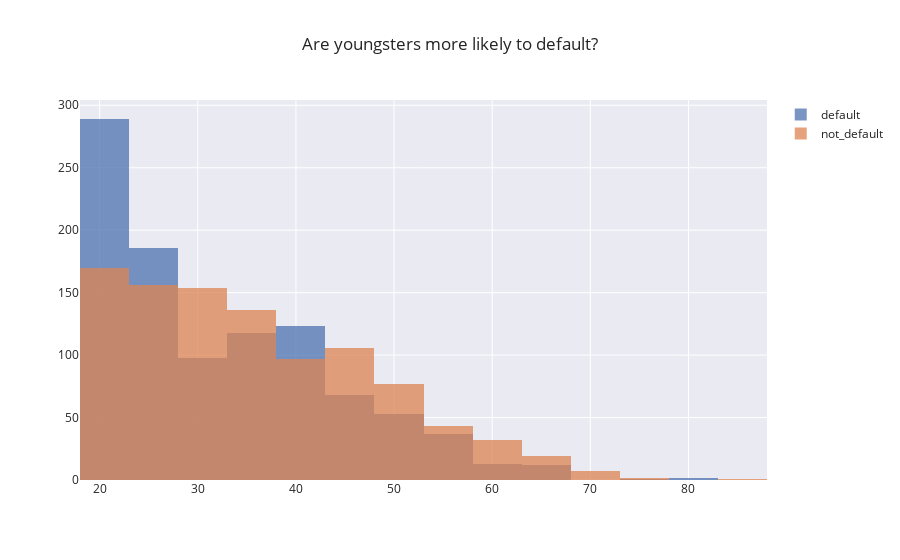

Notebook code for this chart:
### Markdown cell above
## 1. Personal Variables
Be it due to less financial stability, more impulsive behaviour or dimmed ability to weight consequences, common knowledge tells us that younger customers should be more likely to default their payments than their older counterparts. However, time and time again, common knowledge has prooved to be rather flimsy ally when making decisions and predictions. Next, we test the hypothesis that "younger customers are more likely to default" against the alternative hypothesis that "younger customers are not more likely to default"

### Code cell
fig = go.Figure()
fig.add_trace(
    go.Histogram(
        x=default.age.sample(1000, replace=True, random_state=42),
        name="default",
        histfunc="count",
        # histnorm='probability',
        xbins=dict(start=18, end=100, size=5),
    )
)

fig.add_trace(
    go.Histogram(
        x=not_default.age.sample(1000, replace=True, random_state=42),
        name="not_default",
        histfunc="count",
        # histnorm='probability',
        xbins=dict(start=18, end=100, size=5),
    )
)


fig.update_layout(title="Are youngsters more likely to default?", barmode="overlay")

fig.update_traces(opacity=0.75)
fig.show()

### Figure 1 — Plotly figure (JSON) as saved in the notebook; plotly's stock layout.template omitted (floating-point values rounded to 4 significant figures; data arrays with more than 128 entries replaced by an {"elided": "..."} marker saying what was removed)
{"data": [{"histfunc": "count", "name": "default", "opacity": 0.75, "type": "histogram", "x": {"elided": "1000 int values"}, "xbins": {"end": 100, "size": 5, "start": 18}}, {"histfunc": "count", "name": "not_default", "opacity": 0.75, "type": "histogram", "x": {"elided": "1000 int values"}, "xbins": {"end": 100, "size": 5, "start": 18}}], "layout": {"barmode": "overlay", "title": {"text": "Are youngsters more likely to default?"}}}
